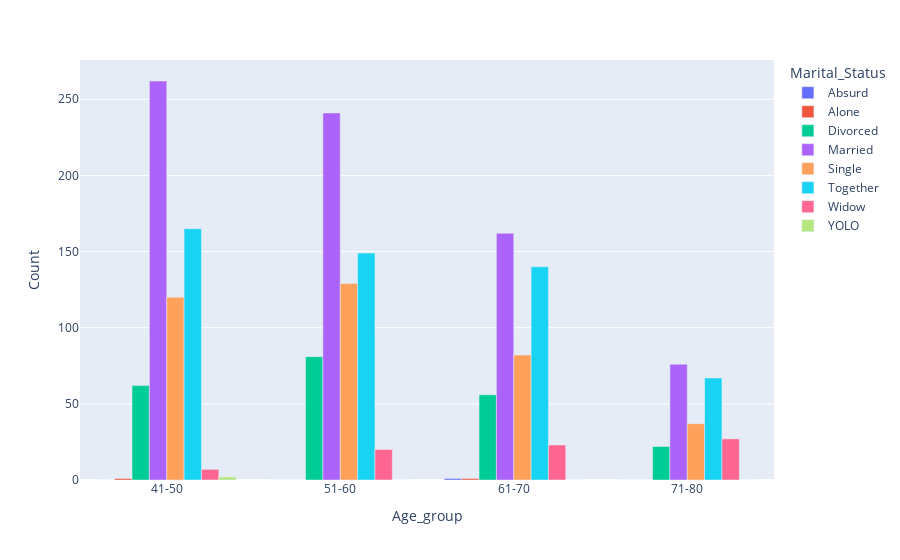

Notebook cell for this chart:
### Markdown cell above
The analysis reveals a substantial portion of customers falling within the age range of over 30 years. Moreover, the largest concentration is observed among customers aged over 40 but younger than 70. As a result, it would be prudent to prioritize the analysis and focus on these five age groups.

### Code cell
customers_age_ms_group = df.groupby(["Age_group", "Marital_Status"]).size()\
                                                                .reset_index(name="Count")

target_age_groups = ["31-40", "41-50", "51-60", "61-70", "71-80"]

fig = px.bar(customers_age_ms_group.loc[customers_age_ms_group.Age_group.isin(target_age_groups), :], 
             x="Age_group", y="Count", color="Marital_Status", barmode="group")
fig.show()

### Figure 1 — Plotly figure (JSON) as saved in the notebook; plotly's stock layout.template omitted (floating-point values rounded to 4 significant figures)
{"data": [{"alignmentgroup": "True", "hovertemplate": "Marital_Status=Absurd<br>Age_group=%{x}<br>Count=%{y}<extra></extra>", "legendgroup": "Absurd", "marker": {"color": "#636efa", "pattern": {"shape": ""}}, "name": "Absurd", "offsetgroup": "Absurd", "orientation": "v", "showlegend": true, "textposition": "auto", "type": "bar", "x": ["41-50", "51-60", "61-70", "71-80"], "xaxis": "x", "y": [0, 0, 1, 0], "yaxis": "y"}, {"alignmentgroup": "True", "hovertemplate": "Marital_Status=Alone<br>Age_group=%{x}<br>Count=%{y}<extra></extra>", "legendgroup": "Alone", "marker": {"color": "#EF553B", "pattern": {"shape": ""}}, "name": "Alone", "offsetgroup": "Alone", "orientation": "v", "showlegend": true, "textposition": "auto", "type": "bar", "x": ["41-50", "51-60", "61-70", "71-80"], "xaxis": "x", "y": [1, 0, 1, 0], "yaxis": "y"}, {"alignmentgroup": "True", "hovertemplate": "Marital_Status=Divorced<br>Age_group=%{x}<br>Count=%{y}<extra></extra>", "legendgroup": "Divorced", "marker": {"color": "#00cc96", "pattern": {"shape": ""}}, "name": "Divorced", "offsetgroup": "Divorced", "orientation": "v", "showlegend": true, "textposition": "auto", "type": "bar", "x": ["41-50", "51-60", "61-70", "71-80"], "xaxis": "x", "y": [62, 81, 56, 22], "yaxis": "y"}, {"alignmentgroup": "True", "hovertemplate": "Marital_Status=Married<br>Age_group=%{x}<br>Count=%{y}<extra></extra>", "legendgroup": "Married", "marker": {"color": "#ab63fa", "pattern": {"shape": ""}}, "name": "Married", "offsetgroup": "Married", "orientation": "v", "showlegend": true, "textposition": "auto", "type": "bar", "x": ["41-50", "51-60", "61-70", "71-80"], "xaxis": "x", "y": [262, 241, 162, 76], "yaxis": "y"}, {"alignmentgroup": "True", "hovertemplate": "Marital_Status=Single<br>Age_group=%{x}<br>Count=%{y}<extra></extra>", "legendgroup": "Single", "marker": {"color": "#FFA15A", "pattern": {"shape": ""}}, "name": "Single", "offsetgroup": "Single", "orientation": "v", "showlegend": true, "textposition": "auto", "type": "bar", "x": ["41-50", "51-60", "61-70", "71-80"], "xaxis": "x", "y": [120, 129, 82, 37], "yaxis": "y"}, {"alignmentgroup": "True", "hovertemplate": "Marital_Status=Together<br>Age_group=%{x}<br>Count=%{y}<extra></extra>", "legendgroup": "Together", "marker": {"color": "#19d3f3", "pattern": {"shape": ""}}, "name": "Together", "offsetgroup": "Together", "orientation": "v", "showlegend": true, "textposition": "auto", "type": "bar", "x": ["41-50", "51-60", "61-70", "71-80"], "xaxis": "x", "y": [165, 149, 140, 67], "yaxis": "y"}, {"alignmentgroup": "True", "hovertemplate": "Marital_Status=Widow<br>Age_group=%{x}<br>Count=%{y}<extra></extra>", "legendgroup": "Widow", "marker": {"color": "#FF6692", "pattern": {"shape": ""}}, "name": "Widow", "offsetgroup": "Widow", "orientation": "v", "showlegend": true, "textposition": "auto", "type": "bar", "x": ["41-50", "51-60", "61-70", "71-80"], "xaxis": "x", "y": [7, 20, 23, 27], "yaxis": "y"}, {"alignmentgroup": "True", "hovertemplate": "Marital_Status=YOLO<br>Age_group=%{x}<br>Count=%{y}<extra></extra>", "legendgroup": "YOLO", "marker": {"color": "#B6E880", "pattern": {"shape": ""}}, "name": "YOLO", "offsetgroup": "YOLO", "orientation": "v", "showlegend": true, "textposition": "auto", "type": "bar", "x": ["41-50", "51-60", "61-70", "71-80"], "xaxis": "x", "y": [2, 0, 0, 0], "yaxis": "y"}], "layout": {"barmode": "group", "legend": {"title": {"text": "Marital_Status"}, "tracegroupgap": 0}, "margin": {"t": 60}, "xaxis": {"anchor": "y", "domain": [0, 1], "title": {"text": "Age_group"}}, "yaxis": {"anchor": "x", "domain": [0, 1], "title": {"text": "Count"}}}}
